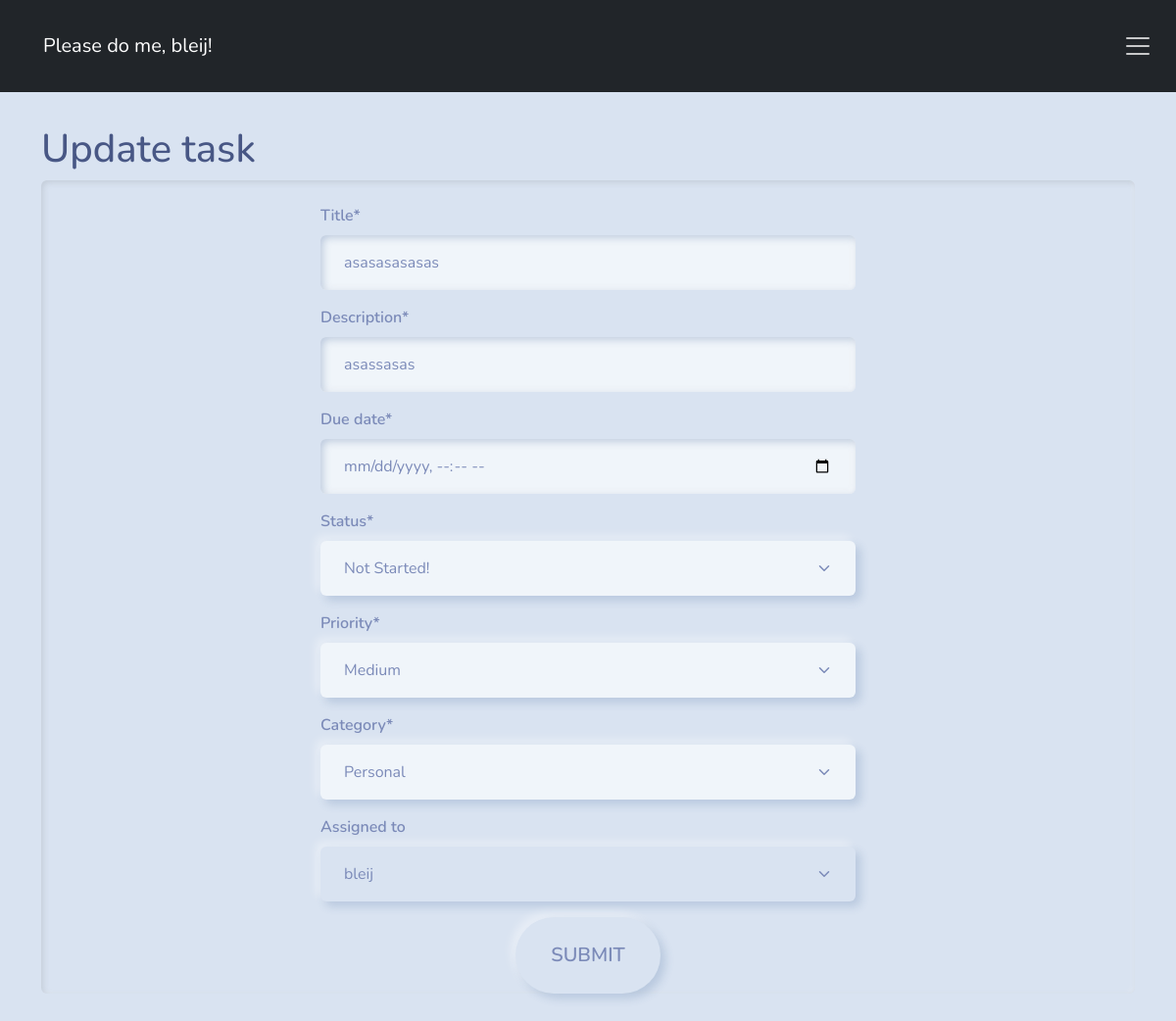
The page /update/task/22/ (signed in) on the database its author committed.
### task/models.py (models this page shows, shortened)
class Task(models.Model):
    STATUS_CHOICES = [
        ('ns', 'Not Started!'),
        ('wip', 'Work In Progress'),
        ('done', 'Completed!'),
    ]
    PRIORITY_CHOICES = [
        ('0', 'Low'),
        ('1', 'Medium'),
        ('2', 'High'),
    ]
    CATEGORY_CHOICES = [
        ('personal', 'Personal'),
        ('work', 'Work'),
        ('urgent', 'Urgent')
    ]
    title = models.CharField(max_length=128)
    description = models.CharField(max_length=1024)
    due_date = models.DateTimeField()
    status = models.CharField(max_length=32, choices=STATUS_CHOICES)
    priority = models.CharField(max_length=32, choices=PRIORITY_CHOICES)
    category = models.CharField(max_length=32, choices=CATEGORY_CHOICES)
    user = models.ForeignKey(settings.AUTH_USER_MODEL, on_delete=models.CASCADE, related_name='task')
    assigned_to = models.ForeignKey(User, on_delete=models.CASCADE, related_name='assigned_task', blank=True)
    class Meta:
        app_label = "task"
        db_table = "task_item"
        verbose_name = "task_item"
        verbose_name_plural = "task_items"

### task/views.py (the view)
# urls.py: path('update/task/<int:pk>/', update_task, name='update_task'),
@login_required
def update_task(request, pk):
    task = Task.objects.get(id=pk)
    if task.user == request.user:
        if request.method == 'GET':
            form = NewTaskForm(instance=task)
            if not request.user.groups.filter(name='Project Manager').exists():
                form.fields['assigned_to'].disabled = True
                form.fields['assigned_to'].initial = request.user
            return render(request, template_name='task/task_edit.html', context={'task': task, 'form': form})
        elif request.method == 'POST':
            form = NewTaskForm(request.POST, instance=task)
            if form.is_valid():
                form.save()
                return redirect('task_list')
    else:
        return redirect('task_list')

### task/forms.py
class NewTaskForm(forms.ModelForm):
    class Meta:
        model = Task
        fields = ['title', 'description', 'due_date', 'status', 'priority', 'category', 'assigned_to']
        widgets = {
            'title': forms.TextInput(attrs={'class': 'form-control', 'placeholder': 'Enter Todo title'}),
            'description': forms.TextInput(attrs={'class': 'form-control', 'placeholder': 'Enter Todo description'}),
            'due_date': forms.DateTimeInput(attrs={'type': 'datetime-local', 'class': 'form-control'},
                                            format='%d-%m-%YT%H:%M'),
            'status': forms.Select(attrs={'class': 'form-select'}),
            'priority': forms.Select(attrs={'class': 'form-select'}),
            'category': forms.Select(attrs={'class': 'form-select'}),
            'assigned_to': forms.Select(attrs={'class': 'form-select'})
        }

### task/templates/task/task_edit.html (shortened to what this page needs)
{% extends 'base.html' %} {% load static %} {% load crispy_forms_tags %} {% load crispy_forms_filters %}
{% block cssfiles %} {% endblock cssfiles %} {% block content %}
<div class="container-fluid">
    <div class="row">
        {% include 'header.html' %}
    </div>
</div>
<div class="container mt-5">
    <h1>Update task</h1>
    <div class="card mb-5">
        <div class="row justify-content-center">
            <div class="col-md-6">
                <form method="post">
                    <fieldset class="form-group">
                        <br/>
                        {{ form|crispy }}
                    </fieldset>
                    <div class="text-center">
                        <button type="submit" class="btn btn-lg btn-primary btn-block text-uppercase">Submit</button>
                    </div>
                </form>
            </div>
        </div>
    </div>
</div>
{% endblock %}

### templates/header.html (shortened to what this page needs)
{% load static %}
<nav class="navbar fixed-top navbar-expand-xxl bg-dark" data-bs-theme="dark">
    <div class="container-fluid">
        <a class="navbar-brand ms-2 p-4" href="{% url 'task_list' %}">Please do me, {{ request.user.username }}!</a>
        <button class="navbar-toggler" type="button" data-bs-toggle="collapse" data-bs-target="#navbarNav"
                aria-controls="navbarNav" aria-expanded="false" aria-label="Toggle navigation">
            <span class="navbar-toggler-icon"></span>
        </button>
    </div>
</nav>

### static/css/styles.css (style rules this page uses)
body { padding-top: 80px; padding-bottom: 65px; }

### rows shown on the page
Task: title "asasasasasas", description "asassasas", status "Not Started!", priority "Medium", category "Personal", assigned_to "bleij"

### other values the page prints
{{ request.user.username }} "bleij"
